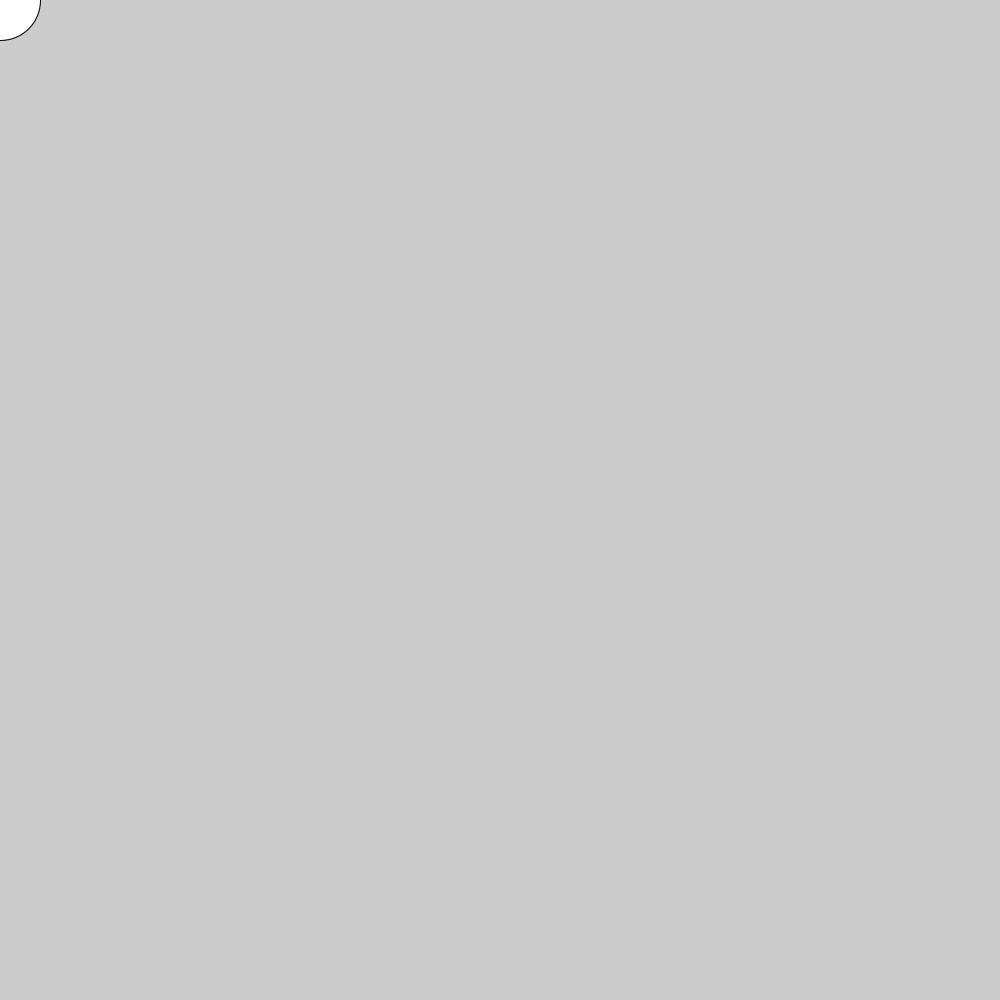
Frame 1 (no input)
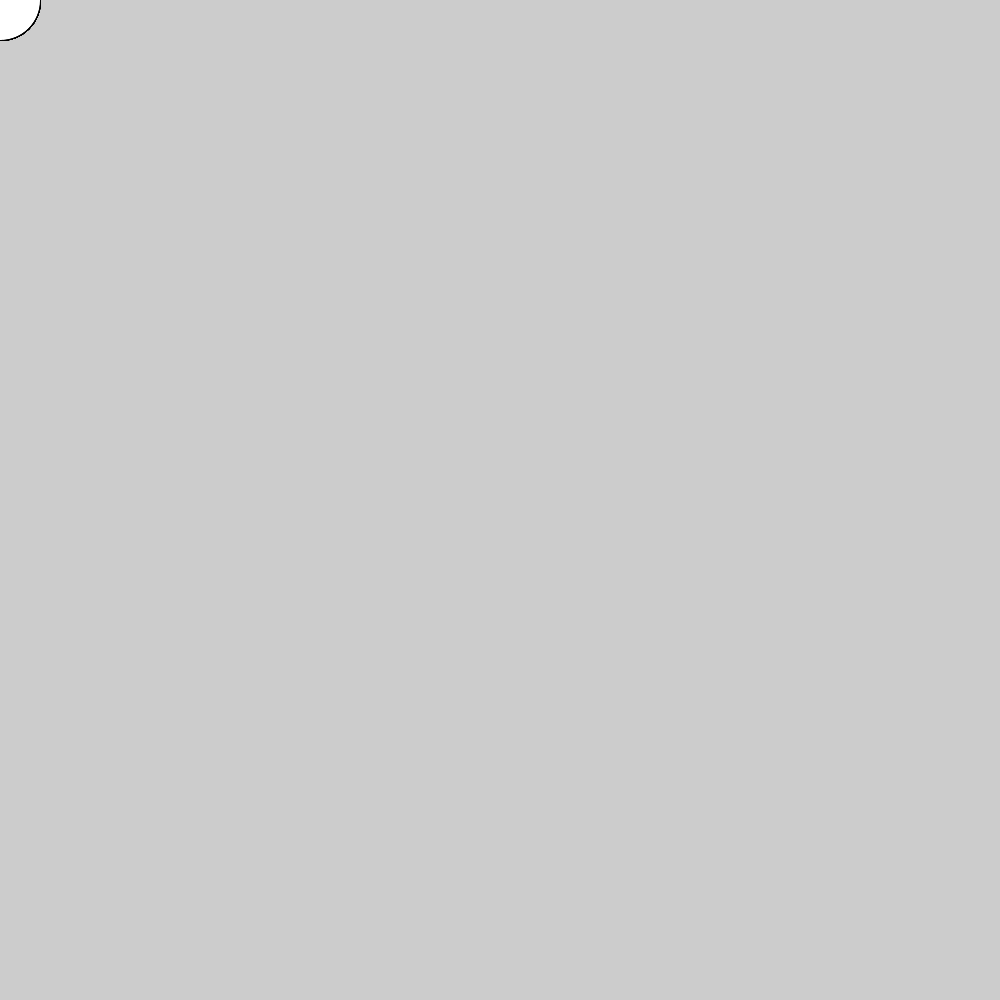
Frame 60 (the mouse pressed at the canvas centre just before this capture)
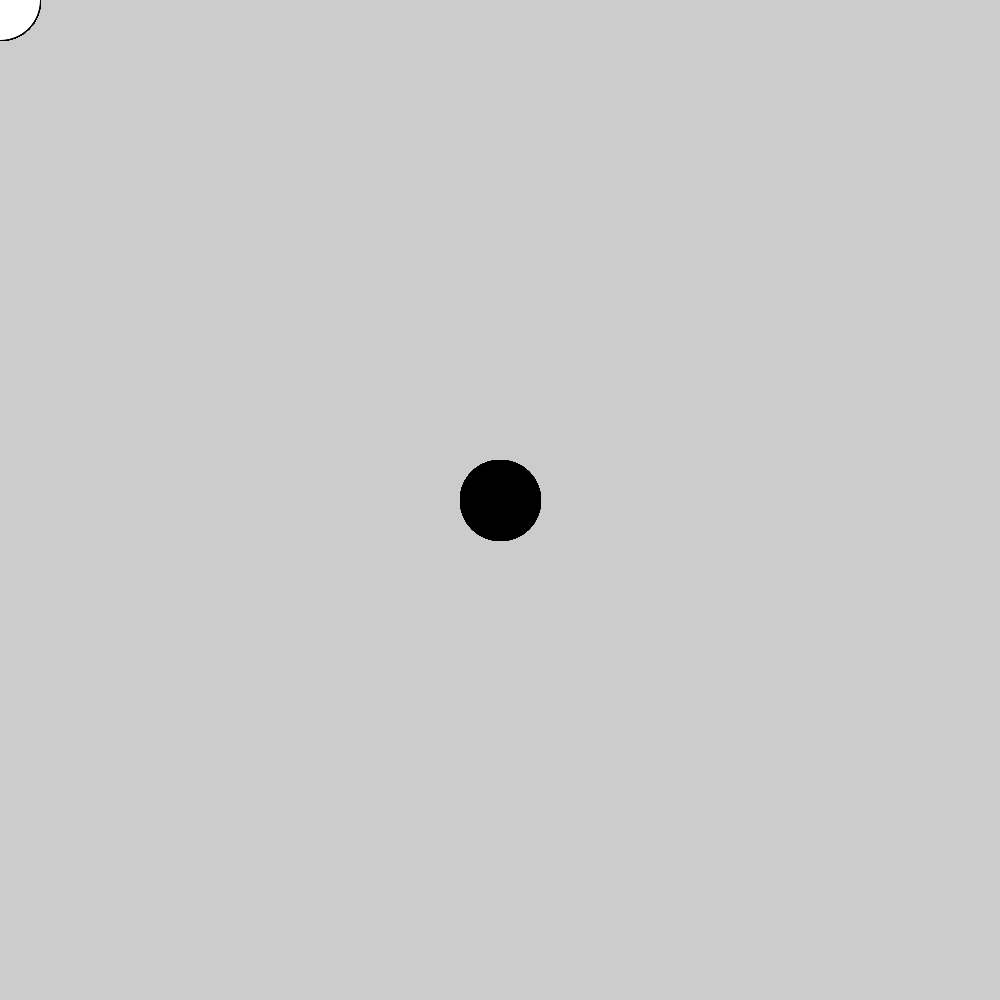
Frame 120 (the mouse held since frame 60 and released just before this capture)

The Processing sketch that drew these frames (run headless with seeded random() and noise(); from frame 60 on, the mouse is pressed at the canvas centre):

// Processing sketch: processing_175757
// ── processing_175757.pde

//Creates a window 1000 pixels wide by 1000 pixels high and then starts drawing white circles at the position of the mouse. When the mouse button is pressed, the circle color changes to black.
void setup() { size(1000, 1000);
smooth();
}

void draw() {
 if (mousePressed) {
 fill (0);
} else {
 fill(255);
}
ellipse(mouseX, mouseY, 80, 80);
}
